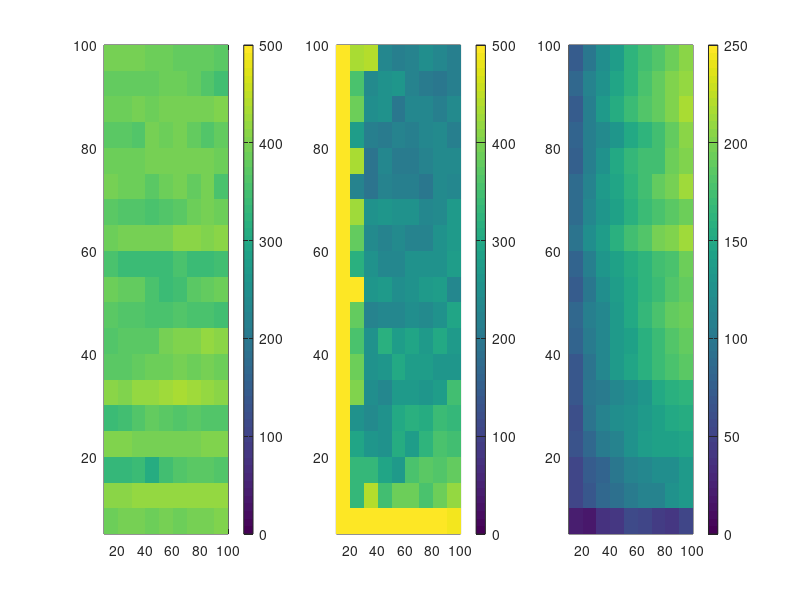

This chart was generated by the following MATLAB code:
% InterCells_simulations_analisys_data
g11_data_array = [17.661,19.183,19.73,19.805,19.458,19.891,19.527,19.54,19.832,20.157,20.128
19.807,20.516,20.608,21.018,20.983,20.983,20.846,20.773,20.84,20.802,20.817
14.854,16.5,16.518,16.88,15.239,17.3,18.122,18.695,18.583,18.248,18.701
17.808,20.029,19.971,19.622,19.793,19.91,19.881,19.915,19.98,20.045,19.794
17.145,16.825,17.533,18.228,19.001,18.377,17.976,18.51,18.094,18.188,18.366
19.667,20.514,20.274,20.947,20.916,21.256,21.668,21.175,20.76,20.632,20.101
18.68,18.576,18.716,19.04,19.282,19.41,19.602,19.408,19.639,19.461,19.855
16.496,18.266,18.58,18.612,18.559,19.555,19.953,20.253,20.713,20.557,20.536
17.674,18.396,18.03,18.118,17.606,17.807,18.07,17.928,17.594,17.25,17.308
19.08,19.262,18.823,18.762,17.688,16.945,17.339,18.742,18.945,19.308,19.242
15.556,17.646,16.964,16.932,17.065,16.846,17.816,16.883,17.014,17.24,17.83
18.485,19.306,19.624,19.605,19.746,19.579,20.574,20.42,20.268,20.555,20.235
15.822,18.493,18.293,18.172,17.955,17.996,18.483,19.479,19.548,19.265,19.335
18.794,19.639,19.373,19.302,18.612,19.361,19.757,19.137,19.559,17.867,18.11
19.544,19.512,19.452,19.359,19.638,19.804,19.639,19.734,19.606,19.516,19.298
18.865,18.723,18.375,17.985,19.549,19.418,19.875,18.889,18.312,18.905,19.247
17.74,19.186,19.218,19.565,19.492,19.574,19.547,19.58,19.534,19.937,20.119
18.161,18.791,18.908,19.036,19.124,19.352,19.251,19.114,18.099,17.437,17.8
17.938,19.659,19.598,19.619,19.361,19.318,18.931,18.962,18.84,18.572,18.795
19.298,20.702,20.232,18.734,18.933,18.68,20.009,20.906,19.983,21.698,21.396];

g22_data_array = [40.041,52.171,51.35,29.385,29.899,26.539,24.747,25.122,25.862,24.263,23.395
40.704,65.18,16.491,21.928,17.19,19.452,19.197,17.847,19.484,21.011,21.138
39.042,42.095,16.474,16.675,14.722,13.55,17.955,18.605,18.349,18.939,19.479
38.419,47.203,14.739,12.982,12.733,15.255,13.751,16.323,17.894,17.449,19.414
39.108,53.466,12.586,12,12.753,14.967,15.872,15.312,17.068,16.613,14.618
38.113,45.535,20.098,12.111,11.407,13.368,13.442,13.216,13.973,17.431,15.352
39.648,50.23,19.223,12.787,13.078,15.23,13.828,13.692,12.99,12.969,13.974
38.017,50.687,17.7,12.634,15.672,13.763,14.569,13.574,15.226,13.608,14.524
36.345,69.927,19.105,11.132,11.422,11.372,12.303,11.948,12.753,14.639,14.842
40.794,61.187,28.937,13.248,13.526,12.374,12.695,13.368,13.863,11.607,14.586
40.921,55.434,15.722,12.631,11.345,11.369,12.609,12.635,12.586,13.711,12.415
38.929,56.889,18.765,11.926,11.054,12.053,11.273,11.119,12.761,13.477,13.677
39.473,50.729,21.278,12.516,12.972,12.526,12.54,11.717,11.926,13.661,12.903
38.131,35.466,11.213,9.67,11.095,10.651,10.628,10.119,12.048,11.376,12.653
39.627,53.418,21.563,9.6493,11.463,10.294,10.446,11.087,11.837,11.89,12.081
38.691,56.514,13.84,10.841,10.191,10.97,10.824,11.493,11.993,10.927,12.072
38.369,63.582,19.472,12.247,12.861,10.001,11.511,11.678,10.888,11.904,10.845
38.179,68.412,17.91,11.824,12.56,13.241,10.941,10.486,10.073,10.858,10.58
37.695,58.418,21.777,21.935,11.346,10.919,11.021,12.221,11.51,10.89,11.082
39.867,56.521,29.038,14.488,12.373,10.574,11.135,10.364,9.2701,10.909,10.99];


g12_data_array = [21.443,2.146,1.8681,3.8138,3.9293,5.6677,5.3346,4.3738,4.2115,5.28,8.2552
24.357,5.1339,6.7392,8.223,9.3518,10.359,11.295,10.972,12.868,13.388,13.722
20.173,5.2959,7.333,7.8585,10.086,11.09,11.441,12.287,12.422,13.599,14.602
21.048,6.5607,8.4275,10.31,11.318,12.677,13.688,14.361,14.064,14.734,15.726
25.645,5.9201,9.4306,10.969,12.123,12.807,13.398,14.336,14.965,15.327,16.625
21.139,7.0034,9.7752,10.405,11.668,12.448,13.244,15.181,15.767,16.214,18.283
21.274,6.9867,9.6211,11.519,13.453,14.475,15.672,17.101,17.715,18.632,19.162
23.961,8.0956,10.543,11.696,13.353,14.386,15.99,17.091,18.055,18.893,19.542
22.423,8.268,10.87,11.669,13.451,15.054,16.721,17.912,18.917,19.362,19.769
27.017,7.3613,10.131,12.155,13.812,15.167,16.219,16.971,18.294,18.95,19.332
20.636,8.0815,10.922,12.998,14.427,15.393,16.38,17.264,17.915,19.277,20.381
19.696,9.7434,12.274,13.932,15.715,17.327,18.2,19.712,20.157,21.347,22.44
22.62,8.7923,11.49,12.903,14.329,15.736,16.811,17.696,18.532,19.141,20.687
21.159,8.8581,10.963,13.294,14.779,16.134,17.312,18.822,19.915,21.127,22.049
23.141,7.6794,10.896,12.606,14.96,16.412,17.242,17.534,19.21,20.28,20.491
24.11,7.9982,10.606,11.875,13.188,14.998,16.305,17.323,18.873,20.375,20.659
25.384,7.243,10.881,13.414,15.346,16.97,18.282,18.986,20.141,21.525,22.371
21.893,8.3062,11.252,12.743,14.472,16.041,17.768,19.057,20.07,20.825,21.393
23.24,7.2108,10.11,12.491,14.012,16.15,17.421,18.109,19.321,20.581,22.27
23.722,9.4973,11.47,13.331,15.163,17.049,17.551,18.817,20.326,20.695,22.219];

%%
x = 10:10:100;
y = 5:5:100;
sf = 20; % scale factor
cmin = 0;
cmax = 25;

figure(1)
subplot(1,3,1);
h1 = pcolor(x,y,sf*g11_data_array(:,2:end));
set(h1, 'EdgeColor','none')
colorbar
caxis([cmin sf*cmax])
% axis equal
axis tight

subplot(1,3,2)
h2 = pcolor(x,y,sf*g22_data_array(:,2:end));
set(h2, 'EdgeColor','none')
colorbar
caxis([cmin sf*cmax])
% axis equal
axis tight

subplot(1,3,3)
h3 = pcolor(x,y,10*g12_data_array(:,2:end));
set(h3, 'EdgeColor','none')
colorbar
caxis([cmin 10*cmax])
% axis equal
axis tight











